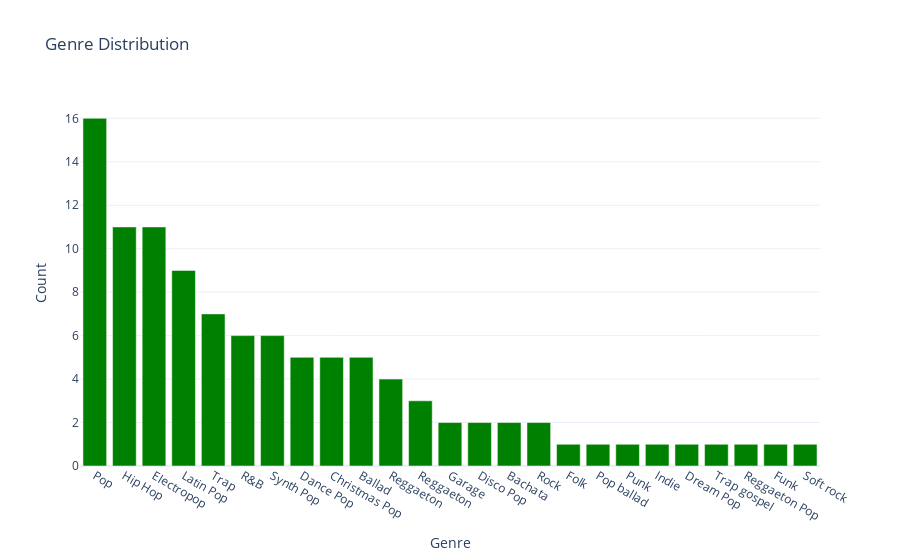

The notebook cell this image was saved under:
### Code cell
# Calculate counts dynamically
counts = Number_one['Genre'].value_counts().reset_index()
counts.columns = ['Genre', 'Count']

# Create an interactive bar chart using Plotly with customized colors and layout
fig = px.bar(counts, x='Genre', y='Count', title='Genre Distribution',
             color_discrete_sequence=['green'],  # Setting colors to greens
             template='plotly_white'  # Setting background to white with black axis lines
            )
fig.show()

### Figure 1 — Plotly figure (JSON) as saved in the notebook; plotly's stock layout.template omitted (floating-point values rounded to 4 significant figures)
{"data": [{"alignmentgroup": "True", "hovertemplate": "Genre=%{x}<br>Count=%{y}<extra></extra>", "legendgroup": "", "marker": {"color": "green", "pattern": {"shape": ""}}, "name": "", "offsetgroup": "", "orientation": "v", "showlegend": false, "textposition": "auto", "type": "bar", "x": ["Pop", "Hip Hop", "Electropop", "Latin Pop", "Trap", "R&B", "Synth Pop", "Dance Pop", "Christmas Pop", "Ballad", "Reggaeton", "Reggaeton ", "Garage", "Disco Pop", "Bachata", "Rock", "Folk", "Pop ballad", "Punk", "Indie", "Dream Pop", "Trap gospel", "Reggaeton Pop", "Funk", "Soft rock"], "xaxis": "x", "y": [16, 11, 11, 9, 7, 6, 6, 5, 5, 5, 4, 3, 2, 2, 2, 2, 1, 1, 1, 1, 1, 1, 1, 1, 1], "yaxis": "y"}], "layout": {"barmode": "relative", "legend": {"tracegroupgap": 0}, "title": {"text": "Genre Distribution"}, "xaxis": {"anchor": "y", "domain": [0, 1], "title": {"text": "Genre"}}, "yaxis": {"anchor": "x", "domain": [0, 1], "title": {"text": "Count"}}}}
